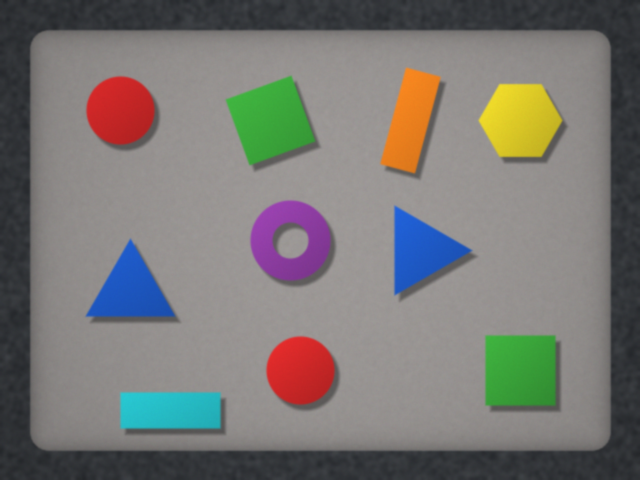
//> input picture assets/images/sample_color.png, 640 x 480 px
$ ./main   (built with g++ and OpenCV 4)
//> lines starting //> are read from the running program, lines starting //| are printed output that depends on the picture; after the words box and inside, x2 and y2 are one past the last pixel; in counts of white or black regions, pixels touching at a corner belong together
// OpenCV 5.0 시작 프로젝트: 설치 · 설정 확인
//  - 솔루션 폴더(vs/)에 images/ 폴더를 복사해 두세요 (강좌 저장소의 assets/images).
//  - 작업 폴더는 OpenCV5.props 에서 솔루션 폴더로 설정되어 있습니다.
#include <opencv2/opencv.hpp>
#include <iostream>
#ifdef _WIN32
#include <windows.h>
#endif
using namespace cv;
using namespace std;

int main()
{
#ifdef _WIN32
    SetConsoleOutputCP(CP_UTF8);   // 한글 출력 (/utf-8 옵션과 함께)
#endif
    cout << "OpenCV 버전: " << CV_VERSION << endl;
    cout << "C++ 표준: " << __cplusplus << endl;

    Mat img = imread("images/sample_color.png");
//> img is the input picture: 480 rows x 640 cols, CV_8UC3; mean B, G, R 115.5, 119, 120.9
    if (img.empty())
    {
        cout << "images/sample_color.png 를 읽지 못했습니다. 작업 폴더에 images/ 를 복사했는지 확인하세요." << endl;
        return -1;
    }
    cout << "크기: " << img.size() << ", 형식: " << typeToString(img.type()) << endl;
//| 크기: [640 x 480], 형식: CV_8UC3

    Mat gray, edges;
    cvtColor(img, gray, COLOR_BGR2GRAY);
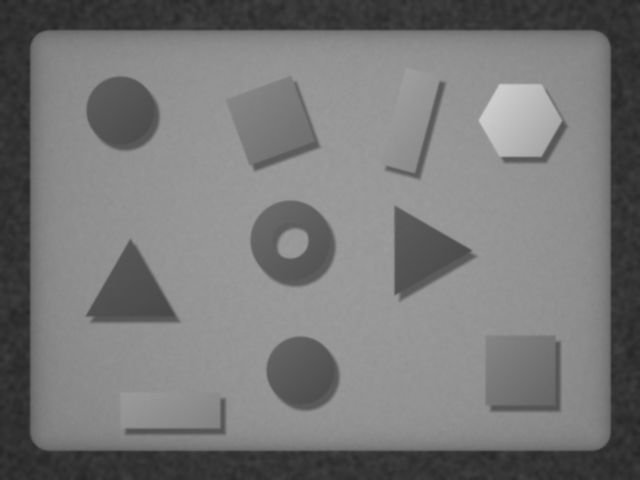
//> gray: 480 rows x 640 cols, CV_8UC1; min 38, max 206, mean 119.2
    Canny(gray, edges, 50, 150);
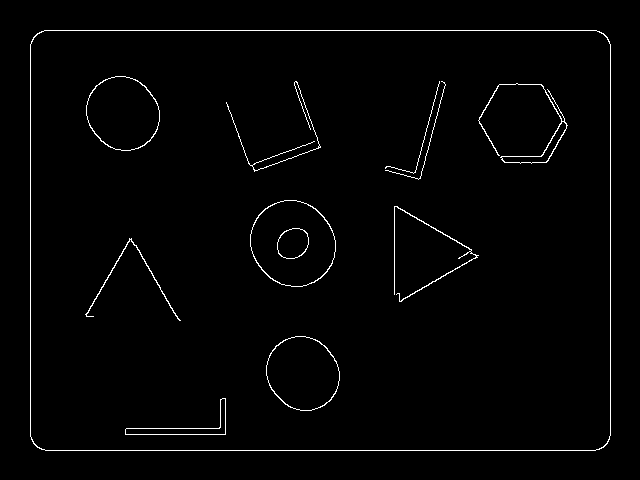
//> edges: 480 rows x 640 cols, CV_8UC1; 1.6% white in thin lines or dots, all inside (x1, y1, x2, y2) = (30, 30, 611, 451)

    imshow("input", img);
    imshow("edges", edges);
    cout << "아무 키나 누르면 끝납니다." << endl;
    waitKey(0);
    destroyAllWindows();
    return 0;
}
